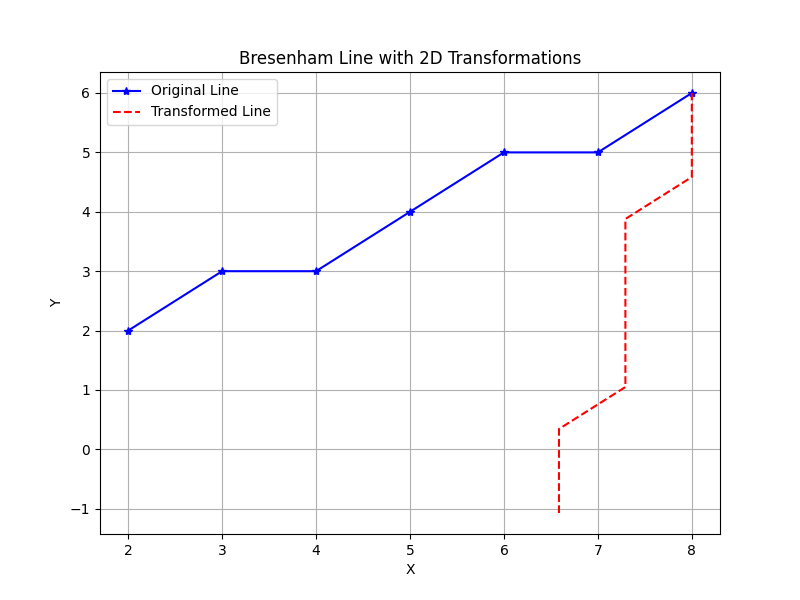

Write the Python code that produced this figure.
import matplotlib.pyplot as plt
import numpy as np
x0 = int(input("Enter the point x0: "))
y0 = int(input("Enter the point y0: "))
x1 = int(input("Enter the point x1: "))
y1 = int(input("Enter the point y1: "))
theta = np.radians(int(input("enter rotation angle:")))
def Bresenham(x0,y0,x1,y1):
    dx = abs(x1 - x0)
    dy = abs(y1 - y0)

    sx = 1 if x1 > x0 else -1
    sy = 1 if y1 > y0 else -1
#point initialization
    xes = [x0]
    yes = [y0]

    if dx > dy:
        p = 2 * dy - dx
        while x0 != x1:
            x0 = x0 + sx
            if p >= 0:
                y0 = y0 + sy
                p = p + 2 * (dy - dx)
            else:
                p = p + 2 * dy
            xes.append(x0)
            yes.append(y0)
    else:
        p = 2 * dx - dy
        while y0 != y1:
            y0 = y0 + sy
            if p >= 0:
                x0 = x0 + sx
                p = p + 2 * (dx - dy)
            else:
                p = p + 2 * dx
            xes.append(x0)
            yes.append(y0)

    return xes,yes
xes,yes = Bresenham(x0,y0,x1,y1)
T= np.array([[1,0,x1],[0,1,y1],[0,0,1]])
S= np.array([
        [np.cos(theta), -np.sin(theta), 0],
        [np.sin(theta), np.cos(theta), 0],
        [0, 0, 1]
    ])

NT= np.array([[1,0,-x1],[0,1,-y1],[0,0,1]])
CM= T@S@NT
print(CM)
points=np.vstack((xes,yes, np.ones_like(xes)))
TR= CM@points

plt.figure(figsize=(8,6))
plt.plot(xes, yes, marker='*',color='blue', linestyle='-', label='Original Line')

# Transformed line
plt.plot(TR[0],TR[1], color='red', linestyle='--', label='Transformed Line')

# Plot settings
plt.title("Bresenham Line with 2D Transformations")
plt.xlabel("X")
plt.ylabel("Y")
plt.legend()
plt.grid(True)
plt.show()
